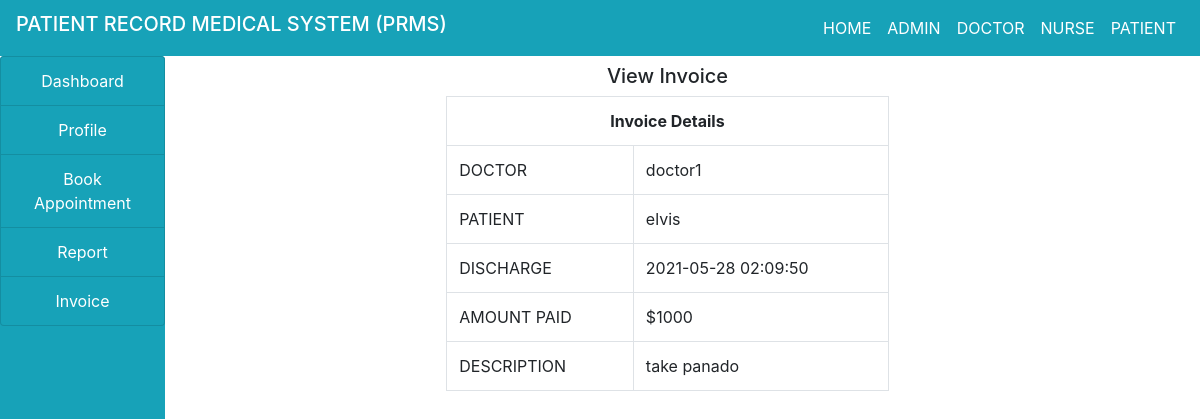
Screenshot of /patient/view.php?id=4 with the database file from the repository.
### tables this page shows
CREATE TABLE `income` (
  `id` int(100) NOT NULL,
  `doctor` varchar(100) NOT NULL,
  `patient` varchar(100) NOT NULL,
  `date_discharged` varchar(100) NOT NULL,
  `amount_paid` varchar(100) NOT NULL,
  `description` varchar(100) NOT NULL
);

### patient/view.php (the view, shortened to what this page needs)
<!DOCTYPE html>
<html>
<head>
</head>
<body>
	<?php
       include("../include/header.php");
       include("../include/connection.php");
	 ?>
	 <div class="container-fluid">
	 	<div class="col-md-12">
	 		<div class="row">
	 			<div class="col-md-2" style="margin-left: -30px;">
	 			<?php
                    include("sidenav.php");
	 			  ?>
	 			</div>
	 			<div class="col-md-10">
	 				<h5 class="text-center my-2">View Invoice</h5>
	 				<div class="col-md-12">
	 					<div class="row">
	 						<div class="col-md-3"></div>
	 						<div class="col-md-6">
	 							<?php
                                  if (isset($_GET['id'])) {
                                  	$id = $_GET['id'];
                                  	$query ="SELECT *FROM income WHERE id='$id' ";
                                  	$res = mysqli_query($connect,$query);
                                  	$row = mysqli_fetch_array($res);
                                  }
	 							 ?>
	 							 <table class="table table-bordered">
	 							 	<tr>
	 							 		<th colspan="2" class="text-center">Invoice Details</th>
	 							 	</tr>
	 							 	<tr>
	 							 		<td>DOCTOR</td>
	 							 		<td><?php echo $row['doctor']; ?></td>
	 							 	</tr>
	 							 	<tr>
	 							 		<td>PATIENT</td>
	 							 		<td><?php echo $row['patient']; ?></td>
	 							 	</tr>
	 							 	<tr>
	 							 		<td>DISCHARGE</td>
	 							 		<td><?php echo $row['date_discharged']; ?></td>
	 							 	</tr>
	 							 	<tr>
	 							 		<td>AMOUNT PAID</td>
	 							 		<td>$<?php echo $row['amount_paid']; ?></td>
	 							 	</tr>
	 							 	<tr>
	 							 		<td>DESCRIPTION</td>
	 							 		<td><?php echo $row['description']; ?></td>
	 							 	</tr>
	 							 </table>
	 						</div>
	 						<div class="col-md-3"></div>
	 					</div>
	 				</div>
	 			</div>
	 		</div>
	 	</div>
	 </div>
</body>
</html>

### rows the page displays
income: doctor "doctor1", patient "elvis", date_discharged "2021-05-28 02:09:50", amount_paid "1000", description "take panado"
